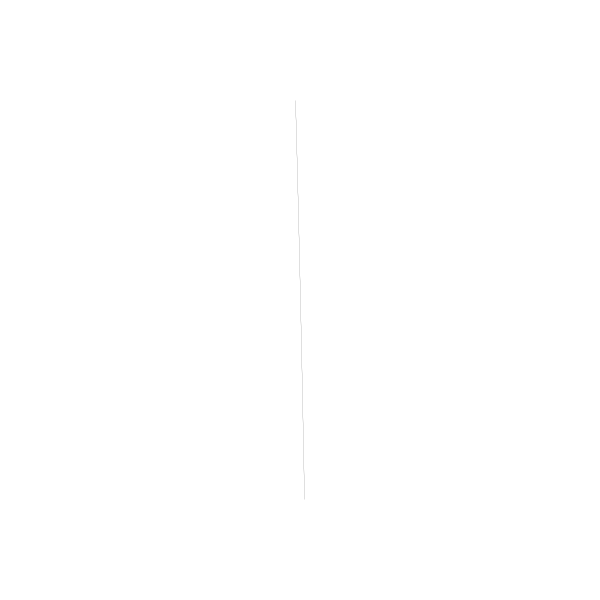
Frame 1 (no input)
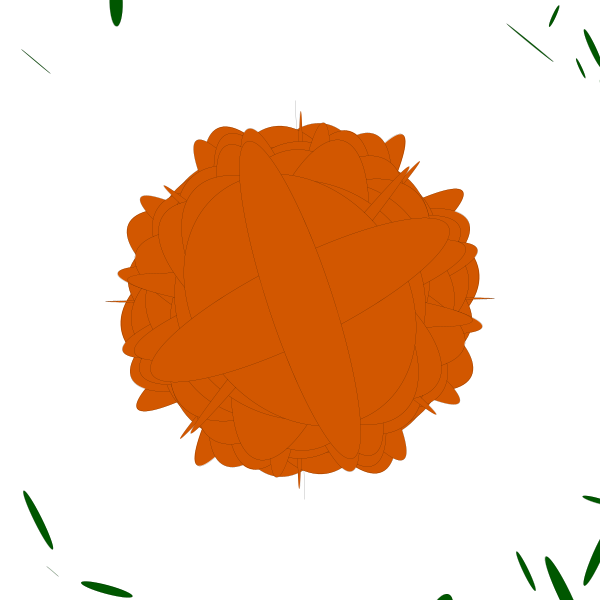
Frame 60 (the mouse pressed at the canvas centre just before this capture)
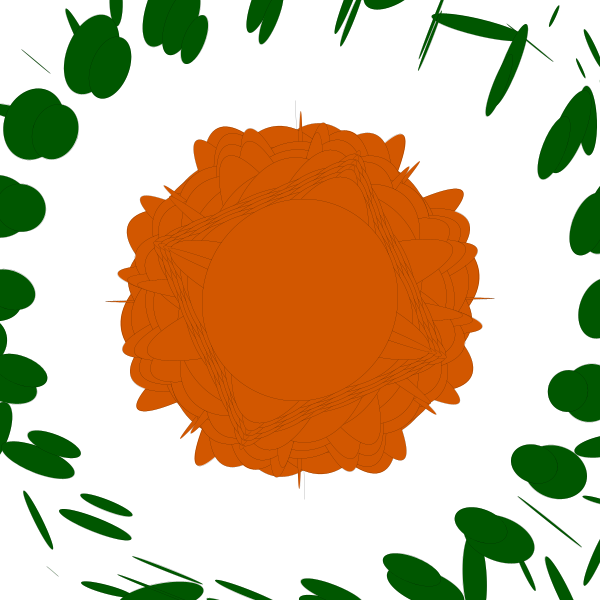
Frame 120 (the mouse held since frame 60 and released just before this capture)

The Processing sketch that drew these frames (run headless with seeded random() and noise(); from frame 60 on, the mouse is pressed at the canvas centre):

// Processing sketch: processing_111923
// ── processing_111923.pde




float x, y;
float a,b;
float angle = 0; 
float r = 400;
float R = 100;

float diff = 1; 
float Diff = 2;

color col = color(210,87,0);
color col2 = color(0,87,0);

void setup() {
  size(600, 600);
  background(255);

}

void draw() {

  fill(col); 
  
  
  x = r * cos(angle); 
  y = r * sin(angle);
 a = R * cos(angle/2); 
  b = R * sin(angle/2);

  strokeWeight(0.1); 
  stroke(0); 

  translate(width/2, height/2); 
  rotate(r); 
  rotate(-R); 

  ellipse(0, 0, x, y);


fill(col2);
ellipse( x, y, a, b); 

  angle = angle + 2;
  r = r - diff;
  R = R- 2*Diff;

  if ( r == 0 || r == 400) { 
    diff =  diff * -1;
  }
  if ( R == 0|| R == 100) { 
    Diff =  Diff * -1/2;
  }
}
